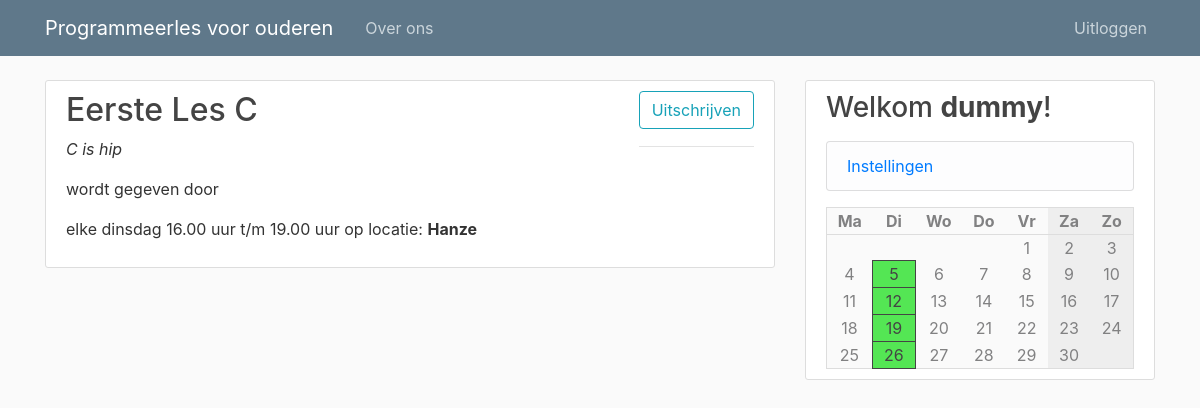
/course/1 (signed in), run on the app's committed database.
### pgmles/models.py (models this page shows)
class Course(db.Model):
    id = db.Column(db.Integer, primary_key=True)
    name = db.Column(db.String(100), nullable=False)
    description = db.Column(db.Text, nullable=False)
    teacher_id = db.Column(db.Integer, db.ForeignKey('user.id'), nullable=False)
    weekday = db.Column(db.Integer, nullable=False)
    start = db.Column(db.String(10), nullable=False, default=datetime.utcnow)
    end = db.Column(db.String(10), nullable=False, default=datetime.utcnow)
    location = db.Column(db.String(120), nullable=False)

class User(db.Model, UserMixin):
    id = db.Column(db.Integer, primary_key=True)
    type = db.Column(db.String(6), nullable=False, default="client")
    username = db.Column(db.String(20), unique=True, nullable=False)
    email = db.Column(db.String(120), unique=True, nullable=False)
    image_file = db.Column(db.String(20), nullable=False, default='default.jpg')
    password = db.Column(db.String(60), nullable=False)

### pgmles/routes.py (the view)
@app.route("/course/<int:course_id>", methods=[ 'GET', 'POST' ])
def course(course_id):
    sub_form = SubscribeForm()
    unsub_form = UnsubscribeForm()
    teachers = User.query.filter_by(type='teacher')
    subscribed = None
    if current_user.is_authenticated:
        subscribed = CourseMember.query.filter_by(user_id=current_user.id, course_id=course_id).first()
    if sub_form.validate_on_submit() and not subscribed:
        course = CourseMember(user_id=current_user.id, course_id=course_id)
        db.session.add(course)
        db.session.commit()
        flash('U bent nu ingeschreven!', 'success')
        return redirect('/')
    if unsub_form.validate_on_submit() and subscribed:
        db.session.delete(subscribed)
        db.session.commit()
        flash('U bent nu uitgeschreven!', 'success')
        return redirect('/')
    course = Course.query.get_or_404(course_id)
    return render_template('course.html', calendar=make_calendar(), title=course.name, course=course, sub_form=sub_form, unsub_form=unsub_form, subscribed=subscribed is not None, teachers=teachers)

### pgmles/forms.py
class SubscribeForm(FlaskForm):
    lang_id = HiddenField()
    submit = SubmitField('Inschrijven')

class UnsubscribeForm(FlaskForm):
    lang_id = HiddenField()
    submit = SubmitField('Uitschrijven')

### pgmles/models.py (called while the page is built)
@login_manager.user_loader
def load_user(user_id):
    return User.query.get(int(user_id))

### pgmles/routes.py (called while the page is built)
def make_calendar():
    weekdays = list(enumerate(['Ma', 'Di', 'Wo', 'Do', 'Vr', 'Za', 'Zo']))
    courses = [ None, None, None, None, None, None, None ]
    if current_user.is_authenticated:
        subscriptions = [ cm.course_id for cm in CourseMember.query.filter_by(user_id=current_user.id) ]
        courses = [ ' +\n'.join([ c.name for c in Course.query.filter_by(weekday=i) if c.id in subscriptions ]) for i in range(7) ]
    today = datetime.today()
    m = Month()
    rows = []
    for days in m.monthdayscalendar(today.year, today.month):
        rows.append([ (i, d, courses[i]) for i, d in enumerate(days) ])
    return { 'weekdays': weekdays, 'rows': rows }

### pgmles/templates/course.html (shortened to what this page needs)
{% extends "layout.html" %}
{% block content %}
<article class="media content-section">
    <div class="media-body">
        <h2><a class="article-title" href="{{url_for('course', course_id=course.id)}}">
                {{ course.name }}
            </a></h2>
        <p><i>{{ course.description }}</i></p>
        <p>wordt gegeven door </p>
        <p>elke {{ ['maandag', 'dinsdag', 'woensdag', 'donderdag', 'vrijdag', 'zaterdag', 'zondag'][course.weekday] }}
            {{ course.start }} uur t/m {{ course.end }} uur op locatie: <b>{{ course.location }}</b></p>
    </div>
    <div class="article-metadata">
        {% if current_user.is_authenticated %}
        {% if not subscribed %}
        <form method="POST" action="">
            {{ sub_form.hidden_tag() }}
            <div class="form-group">
                {{ sub_form.submit(class="btn btn-outline-info") }}
            </div>
        </form>
        {% else %}
        <form method="POST" action="">
            <div class="form-group">
                {{ unsub_form.submit(class="btn btn-outline-info") }}
            </div>
        </form>
        {%endif%}
        {% else %}
        <p><a href="{{ url_for('login') }}">Inloggen om in te schrijven</a></p>
        {% endif %}
    </div>
</article>
{% endblock content %}

### pgmles/templates/layout.html (shortened to what this page needs)
<!DOCTYPE html>
<html>
<head>
    <link rel="stylesheet" href="https://maxcdn.bootstrapcdn.com/bootstrap/4.0.0/css/bootstrap.min.css"
>
    <link rel="stylesheet" type="text/css" href="{{ url_for('static', filename='main.css') }}">
</head>
<body>
    <header class="site-header">
        <nav class="navbar navbar-expand-md navbar-dark bg-steel fixed-top">
            <div class="container">
                <a class="navbar-brand mr-4" href="/">Programmeerles voor ouderen</a>
                <div class="collapse navbar-collapse" id="navbarToggle">
                    <div class="navbar-nav mr-auto">
                        <a class="nav-item nav-link" href="/about">Over ons</a>
                    </div>
                    <div class="navbar-nav">
                        {% if current_user.is_authenticated %}
                        <a class="nav-item nav-link" href="{{ url_for('logout') }}">Uitloggen</a>
                        {% else %}
                        <a class="nav-item nav-link" href="{{ url_for('login') }}">Inloggen</a>
                        <a class="nav-item nav-link" href="{{ url_for('register') }}">Registeren</a>
                        {% endif %}
                    </div>
                </div>
            </div>
        </nav>
    </header>
    <main role="main" class="container">
        <div class="row">
            <div class="col-md-8">
                {% block content %}{% endblock %}
            </div>
            <div class="col-md-4">
                <div class="content-section">
                    <h3>Welkom <b>{{ current_user.username if current_user.is_authenticated else 'gast' }}</b>!</h3>
                    {% if current_user.is_authenticated %}
                    <p class='text-muted'>
                    <ul class="list-group">
                        <li class="list-group-item list-group-item-light"><a
                                href="{{ url_for('account') }}">Instellingen</a></li>
                    </ul>
                    </p>
                    {% endif %}
                    <table class='calendar'>
                        <tr>
                            {% for d, day in calendar['weekdays'] %}
                            <th class="{{ 'weekend' if d >= 5 }}">{{ day }}</th>
                            {% endfor %}
                        </tr>
                        {% for row in calendar['rows'] %}
                        <tr>
                            {% for d, day, course in row %}
                            <td class="{{ 'weekend' if d >= 5 }} {{ 'course' if course and day }}">
                                {{ day if day }}
                            </td>
                            {% endfor %}
                        </tr>
                        {% endfor %}
                    </table>
                </div>
            </div>
        </div>
    </main>
</body>
</html>

### pgmles/static/main.css (style rules this page uses)
body { background: #fafafa; color: #333333; margin-top: 5rem; }
h1, h2, h3, h4, h5, h6 { color: #444444; }
.bg-steel { background-color: #5f788a; }
.site-header .navbar-nav .nav-link { color: #cbd5db; }
.content-section { background: #ffffff; padding: 10px 20px; border: 1px solid #dddddd; border-radius: 3px; margin-bottom: 20px; }
.article-title { color: #444444; }
.article-metadata { padding-bottom: 1px; margin-bottom: 4px; border-bottom: 1px solid #e3e3e3 }
.calendar { background-color: #fafafa; width: 100%; color: #818182; border: #dddddd solid 1px; }
.calendar .weekend { background-color: #eee; }
.calendar th { border-bottom: #ddd solid 1px; }
.calendar th, td { text-align: center; width: 100px; position: relative; }
.calendar .course { background: rgb(84, 230, 84); border: #444 solid 1px; color: #444 }

### data on the page
Course: name "Eerste Les C", description "C is hip", weekday "dinsdag", start "16.00", end "19.00", location "Hanze", teacher "5", day "12", day "19", day "26"
User: username "dummy"

### other printed values
{{ day }} "Ma" "Di" "Wo" "Do" "Vr" "Za" "Zo"
{{ day if day }} "1" "2" "3" "4" "6" "7" "8" "9" "10" "11" "13" "14" "15" "16" "17" "18" "20" "21" "22" "23" "24" "25" "27" "28" "29" "30"
